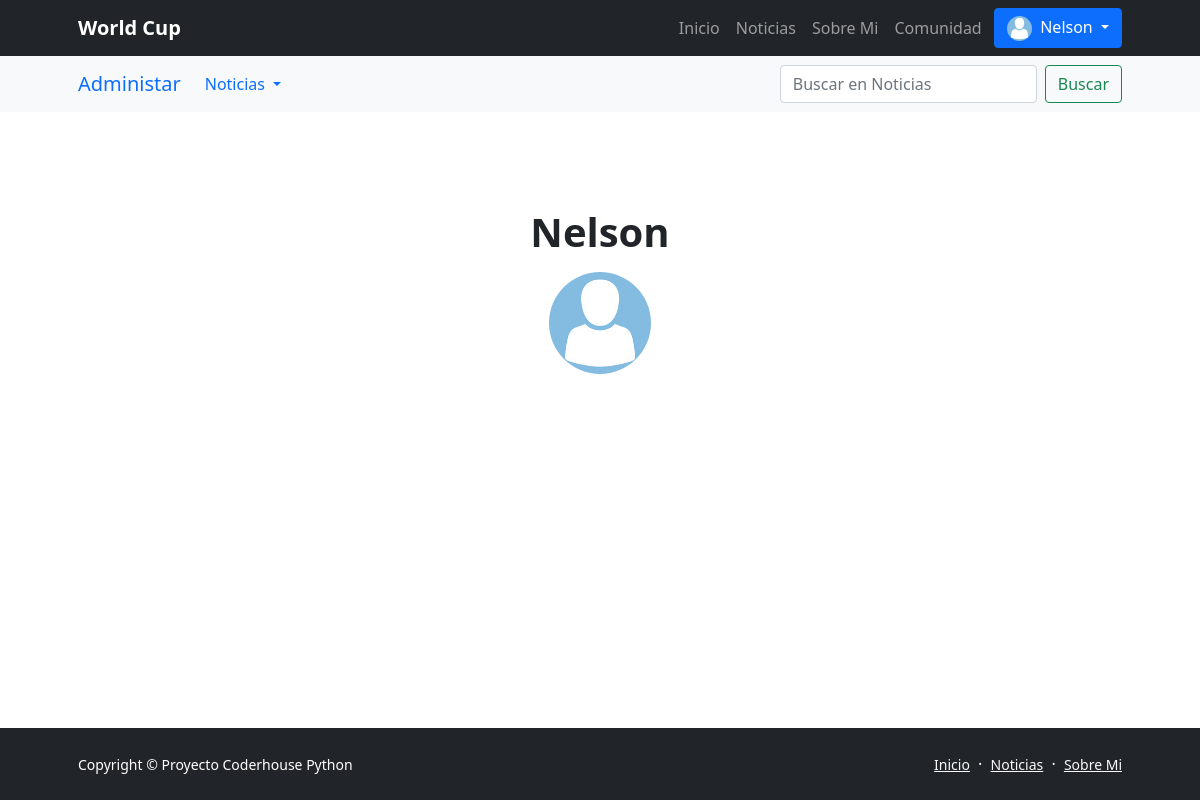
Page /profiles/Nelson/ (signed in) on the earlier database version.
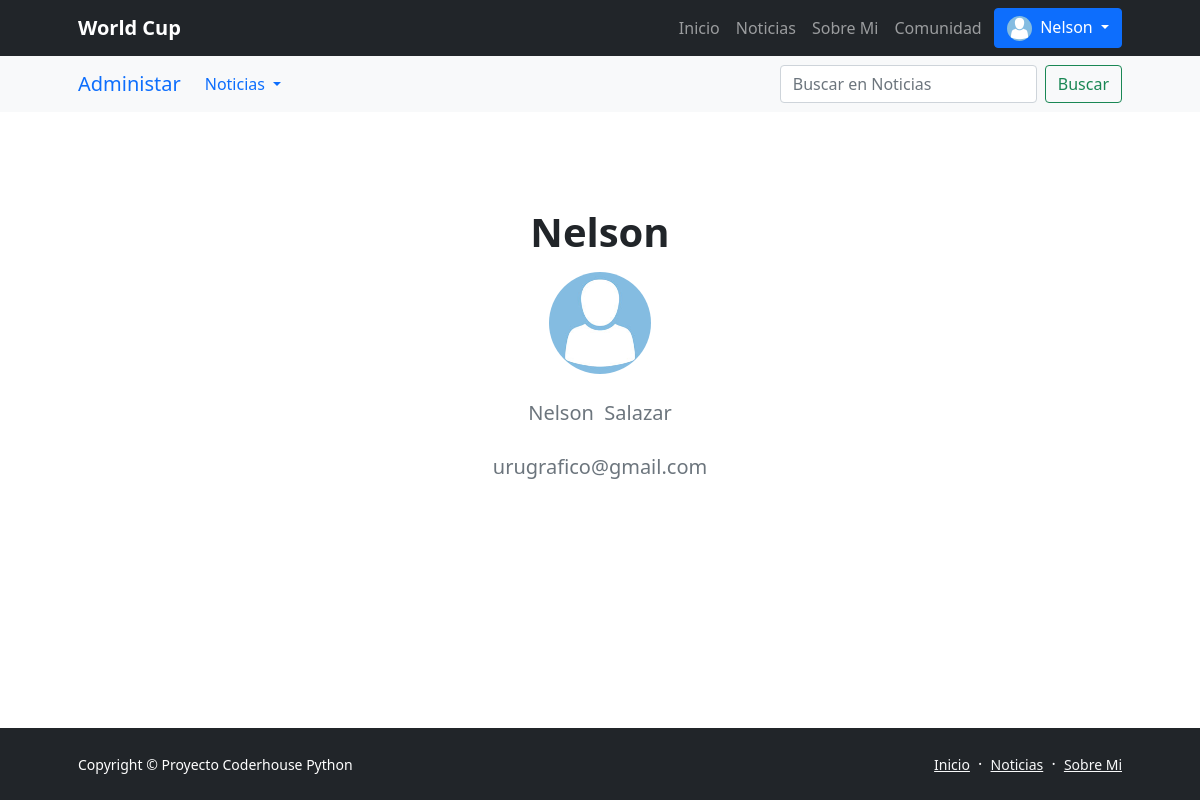
Same page on the later database version.
### registration/models.py (models this page shows)
class Profile(models.Model):
    user = models.OneToOneField(User, on_delete=models.CASCADE)
    avatar = models.ImageField(upload_to='perfiles', null=True, blank=True)
    nombre = models.CharField(max_length=50, null=True, blank=True)
    apellido = models.CharField(max_length=50, null=True, blank=True)
    email = models.EmailField(null=True, blank=True)

### profiles/views.py (the view)
# urls.py: path('<username>/', ProfileDetailView.as_view(), name="ProfileDetail"),
class ProfileDetailView(DetailView):
    model = Profile
    template_name = 'profiles/profile_detail.html'
    def get_object(self):
        return get_object_or_404(Profile, user__username=self.kwargs['username'])

### profiles/templates/profiles/profile_detail.html (shortened to what this page needs)
{% extends 'base.html' %}
{% load static %}
{% block contenido %}
{% include 'includes/menu-admin.html' %}
<header class="py-5">
    <div class="container px-5">
        <div class="row justify-content-center">
            <div class="col-lg-8 col-xxl-6">
                <div class="text-center my-5">
                    <h1 class="fw-bolder mb-3">{{profile.user}}</h1>
                    {% if profile.avatar %}
                        <img class="img-fluid rounded-circle mb-4 px-4" src="{{profile.avatar.url}}" alt="" width="150px" height="150px" />
                    {% else %}
                        <img class="img-fluid rounded-circle mb-4 px-4" src="{% static 'registration/img/no-avatar.jpg' %}" alt="" width="150px" height="150px" />
                    {% endif %}
                    <p class="lead fw-normal text-muted mb-4">
                        {% if profile.nombre %}
                            {{profile.nombre}}&nbsp;
                        {% endif %}
                        {% if profile.apellido %}
                            {{profile.apellido}}
                        {% endif %}
                    </p>
                    {% if profile.email %}
                        <p class="lead fw-normal text-muted mb-4">{{profile.email}}</p>
                    {% endif %}
                </div>
            </div>
        </div>
    </div>
</header>
{% endblock contenido %}

Differences in the rows shown:
changed Profile "Nelson": nombre (not shown) → "Nelson"; apellido (not shown) → "Salazar"; email (not shown) → "urugrafico@gmail.com"
